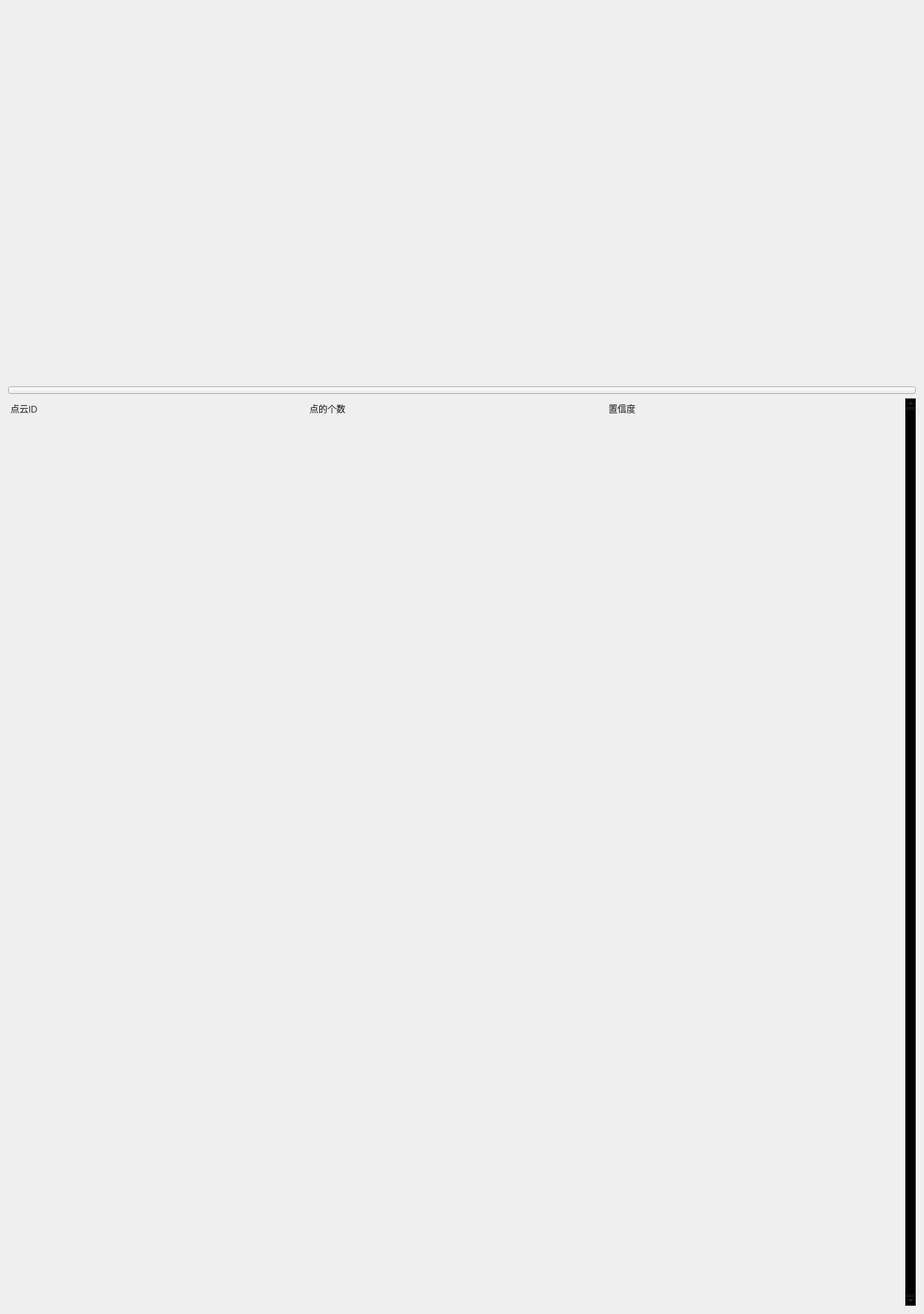
                     <widget class="QWidget" name="page_showpts">
                      <layout class="QVBoxLayout" name="verticalLayout_16">
                       <item>
                        <widget class="QWidget" name="widget_showpoints" native="true">
                         <property name="sizePolicy">
                          <sizepolicy hsizetype="Preferred" vsizetype="Preferred">
                           <horstretch>80</horstretch>
                           <verstretch>0</verstretch>
                          </sizepolicy>
                         </property>
                         <property name="minimumSize">
                          <size>
                           <width>800</width>
                           <height>500</height>
                          </size>
                         </property>
                         <property name="maximumSize">
                          <size>
                           <width>16777215</width>
                           <height>16777215</height>
                          </size>
                         </property>
                        </widget>
                       </item>
                       <item>
                        <widget class="QPushButton" name="btn_pointviewdown">
                         <property name="maximumSize">
                          <size>
                           <width>16777215</width>
                           <height>10</height>
                          </size>
                         </property>
                         <property name="text">
                          <string/>
                         </property>
                         <property name="icon">
                          <iconset resource="resources.qrc">
                           <normaloff>:/icons/images/icons/cil-arrow-bottom.png</normaloff>:/icons/images/icons/cil-arrow-bottom.png</iconset>
                         </property>
                        </widget>
                       </item>
                       <item>
                        <widget class="QTableWidget" name="tableWidget_fault">
                         <property name="sizePolicy">
                          <sizepolicy hsizetype="Expanding" vsizetype="Expanding">
                           <horstretch>0</horstretch>
                           <verstretch>0</verstretch>
                          </sizepolicy>
                         </property>
                         <property name="palette">
                          <palette>
                           <active>
                            <colorrole role="WindowText">
                             <brush brushstyle="SolidPattern">
                              <color alpha="255">
                               <red>51</red>
                               <green>51</green>
                               <blue>51</blue>
                              </color>
                             </brush>
                            </colorrole>
                            <colorrole role="Button">
                             <brush brushstyle="SolidPattern">
                              <color alpha="0">
                               <red>0</red>
                               <green>0</green>
                               <blue>0</blue>
                              </color>
                             </brush>
                            </colorrole>
                            <colorrole role="Text">
                             <brush brushstyle="SolidPattern">
                              <color alpha="255">
                               <red>51</red>
                               <green>51</green>
                               <blue>51</blue>
                              </color>
                             </brush>
                            </colorrole>
                            <colorrole role="ButtonText">
                             <brush brushstyle="SolidPattern">
                              <color alpha="255">
                               <red>51</red>
                               <green>51</green>
                               <blue>51</blue>
                              </color>
                             </brush>
                            </colorrole>
                            <colorrole role="Base">
                             <brush brushstyle="NoBrush">
                              <color alpha="255">
                               <red>0</red>
                               <green>0</green>
                               <blue>0</blue>
                              </color>
                             </brush>
                            </colorrole>
                            <colorrole role="Window">
                             <brush brushstyle="SolidPattern">
                              <color alpha="0">
                               <red>0</red>
                               <green>0</green>
                               <blue>0</blue>
                              </color>
                             </brush>
                            </colorrole>
                            <colorrole role="PlaceholderText">
                             <brush brushstyle="SolidPattern">
                              <color alpha="255">
                               <red>221</red>
                               <green>221</green>
                               <blue>221</blue>
                              </color>
                             </brush>
                            </colorrole>
                           </active>
                           <inactive>
                            <colorrole role="WindowText">
                             <brush brushstyle="SolidPattern">
                              <color alpha="255">
                               <red>51</red>
                               <green>51</green>
                               <blue>51</blue>
                              </color>
                             </brush>
                            </colorrole>
                            <colorrole role="Button">
                             <brush brushstyle="SolidPattern">
                              <color alpha="0">
                               <red>0</red>
                               <green>0</green>
                               <blue>0</blue>
                              </color>
                             </brush>
                            </colorrole>
                            <colorrole role="Text">
                             <brush brushstyle="SolidPattern">
                              <color alpha="255">
                               <red>51</red>
                               <green>51</green>
                               <blue>51</blue>
                              </color>
                             </brush>
                            </colorrole>
                            <colorrole role="ButtonText">
                             <brush brushstyle="SolidPattern">
                              <color alpha="255">
                               <red>51</red>
                               <green>51</green>
                               <blue>51</blue>
                              </color>
                             </brush>
                            </colorrole>
                            <colorrole role="Base">
                             <brush brushstyle="NoBrush">
                              <color alpha="255">
                               <red>0</red>
                               <green>0</green>
                               <blue>0</blue>
                              </color>
                             </brush>
                            </colorrole>
                            <colorrole role="Window">
                             <brush brushstyle="SolidPattern">
                              <color alpha="0">
                               <red>0</red>
                               <green>0</green>
                               <blue>0</blue>
                              </color>
                             </brush>
                            </colorrole>
                            <colorrole role="PlaceholderText">
                             <brush brushstyle="SolidPattern">
                              <color alpha="255">
                               <red>221</red>
                               <green>221</green>
                               <blue>221</blue>
                              </color>
                             </brush>
                            </colorrole>
                           </inactive>
                           <disabled>
                            <colorrole role="WindowText">
                             <brush brushstyle="SolidPattern">
                              <color alpha="255">
                               <red>51</red>
                               <green>51</green>
                               <blue>51</blue>
                              </color>
                             </brush>
                            </colorrole>
                            <colorrole role="Button">
                             <brush brushstyle="SolidPattern">
                              <color alpha="0">
                               <red>0</red>
                               <green>0</green>
                               <blue>0</blue>
                              </color>
                             </brush>
                            </colorrole>
                            <colorrole role="Text">
                             <brush brushstyle="SolidPattern">
                              <color alpha="255">
                               <red>51</red>
                               <green>51</green>
                               <blue>51</blue>
                              </color>
                             </brush>
                            </colorrole>
                            <colorrole role="ButtonText">
                             <brush brushstyle="SolidPattern">
                              <color alpha="255">
                               <red>51</red>
                               <green>51</green>
                               <blue>51</blue>
                              </color>
                             </brush>
                            </colorrole>
                            <colorrole role="Base">
                             <brush brushstyle="NoBrush">
                              <color alpha="255">
                               <red>0</red>
                               <green>0</green>
                               <blue>0</blue>
                              </color>
                             </brush>
                            </colorrole>
                            <colorrole role="Window">
                             <brush brushstyle="SolidPattern">
                              <color alpha="0">
                               <red>0</red>
                               <green>0</green>
                               <blue>0</blue>
                              </color>
                             </brush>
                            </colorrole>
                            <colorrole role="PlaceholderText">
                             <brush brushstyle="SolidPattern">
                              <color alpha="255">
                               <red>221</red>
                               <green>221</green>
                               <blue>221</blue>
                              </color>
                             </brush>
                            </colorrole>
                           </disabled>
                          </palette>
                         </property>
                         <property name="frameShape">
                          <enum>QFrame::NoFrame</enum>
                         </property>
                         <property name="verticalScrollBarPolicy">
                          <enum>Qt::ScrollBarAlwaysOn</enum>
                         </property>
                         <property name="sizeAdjustPolicy">
                          <enum>QAbstractScrollArea::AdjustToContents</enum>
                         </property>
                         <property name="editTriggers">
                          <set>QAbstractItemView::NoEditTriggers</set>
                         </property>
                         <property name="selectionMode">
                          <enum>QAbstractItemView::SingleSelection</enum>
                         </property>
                         <property name="selectionBehavior">
                          <enum>QAbstractItemView::SelectRows</enum>
                         </property>
                         <property name="showGrid">
                          <bool>true</bool>
                         </property>
                         <property name="gridStyle">
                          <enum>Qt::SolidLine</enum>
                         </property>
                         <property name="sortingEnabled">
                          <bool>false</bool>
                         </property>
                         <property name="rowCount">
                          <number>40</number>
                         </property>
                         <attribute name="horizontalHeaderVisible">
                          <bool>false</bool>
                         </attribute>
                         <attribute name="horizontalHeaderCascadingSectionResizes">
                          <bool>true</bool>
                         </attribute>
                         <attribute name="horizontalHeaderDefaultSectionSize">
                          <number>400</number>
                         </attribute>
                         <attribute name="horizontalHeaderStretchLastSection">
                          <bool>true</bool>
                         </attribute>
                         <attribute name="verticalHeaderVisible">
                          <bool>false</bool>
                         </attribute>
                         <attribute name="verticalHeaderCascadingSectionResizes">
                          <bool>false</bool>
                         </attribute>
                         <attribute name="verticalHeaderHighlightSections">
                          <bool>false</bool>
                         </attribute>
                         <attribute name="verticalHeaderStretchLastSection">
                          <bool>true</bool>
                         </attribute>
                         <row>
                          <property name="text">
                           <string>New Row</string>
                          </property>
                          <property name="font">
                           <font>
                            <family>Segoe UI</family>
                           </font>
                          </property>
                         </row>
                         <row>
                          <property name="text">
                           <string>New Row</string>
                          </property>
                         </row>
                         <row>
                          <property name="text">
                           <string>New Row</string>
                          </property>
                         </row>
                         <row>
                          <property name="text">
                           <string>新建行</string>
                          </property>
                         </row>
                         <row>
                          <property name="text">
                           <string>新建行</string>
                          </property>
                         </row>
                         <row>
                          <property name="text">
                           <string>新建行</string>
                          </property>
                         </row>
                         <row>
                          <property name="text">
                           <string>新建行</string>
                          </property>
                         </row>
                         <row>
                          <property name="text">
                           <string>新建行</string>
                          </property>
                         </row>
                         <row>
                          <property name="text">
                           <string>新建行</string>
                          </property>
                         </row>
                         <row>
                          <property name="text">
                           <string>新建行</string>
                          </property>
                         </row>
                         <row>
                          <property name="text">
                           <string>新建行</string>
                          </property>
                         </row>
                         <row>
                          <property name="text">
                           <string>新建行</string>
                          </property>
                         </row>
                         <row>
                          <property name="text">
                           <string>新建行</string>
                          </property>
                         </row>
                         <row>
                          <property name="text">
                           <string>新建行</string>
                          </property>
                         </row>
                         <row>
                          <property name="text">
                           <string>新建行</string>
                          </property>
                         </row>
                         <row>
                          <property name="text">
                           <string>新建行</string>
                          </property>
                         </row>
                         <row>
                          <property name="text">
                           <string>新建行</string>
                          </property>
                         </row>
                         <row>
                          <property name="text">
                           <string>新建行</string>
                          </property>
                         </row>
                         <row>
                          <property name="text">
                           <string>新建行</string>
                          </property>
                         </row>
                         <row>
                          <property name="text">
                           <string>新建行</string>
                          </property>
                         </row>
                         <row>
                          <property name="text">
                           <string>新建行</string>
                          </property>
                         </row>
                         <row>
                          <property name="text">
                           <string>新建行</string>
                          </property>
                         </row>
                         <row>
                          <property name="text">
                           <string>新建行</string>
                          </property>
                         </row>
                         <row>
                          <property name="text">
                           <string>新建行</string>
                          </property>
                         </row>
                         <row>
                          <property name="text">
                           <string>新建行</string>
                          </property>
                         </row>
                         <row>
                          <property name="text">
                           <string>新建行</string>
                          </property>
                         </row>
                         <row>
                          <property name="text">
                           <string>新建行</string>
                          </property>
                         </row>
                         <row>
                          <property name="text">
                           <string>新建行</string>
                          </property>
                         </row>
                         <row>
                          <property name="text">
                           <string>新建行</string>
                          </property>
                         </row>
                         <row>
                          <property name="text">
                           <string>新建行</string>
                          </property>
                         </row>
                         <row>
                          <property name="text">
                           <string>新建行</string>
                          </property>
                         </row>
                         <row>
                          <property name="text">
                           <string>新建行</string>
                          </property>
                         </row>
                         <row>
                          <property name="text">
                           <string>新建行</string>
                          </property>
                         </row>
                         <row>
                          <property name="text">
                           <string>新建行</string>
                          </property>
                         </row>
                         <row>
                          <property name="text">
                           <string>新建行</string>
                          </property>
                         </row>
                         <row>
                          <property name="text">
                           <string>新建行</string>
                          </property>
                         </row>
                         <row>
                          <property name="text">
                           <string>新建行</string>
                          </property>
                         </row>
                         <row>
                          <property name="text">
                           <string>新建行</string>
                          </property>
                         </row>
                         <row/>
                         <row/>
                         <column>
                          <property name="text">
                           <string>0</string>
                          </property>
                         </column>
                         <column>
                          <property name="text">
                           <string>1</string>
                          </property>
                         </column>
                         <column>
                          <property name="text">
                           <string>2</string>
                          </property>
                         </column>
                         <item row="0" column="0">
                          <property name="text">
                           <string>点云ID</string>
                          </property>
                         </item>
                         <item row="0" column="1">
                          <property name="text">
                           <string>点的个数</string>
                          </property>
                         </item>
                         <item row="0" column="2">
                          <property name="text">
                           <string>置信度</string>
                          </property>
                         </item>
                         <item row="1" column="0">
                          <property name="text">
                           <string/>
                          </property>
                         </item>
                         <item row="1" column="1">
                          <property name="text">
                           <string/>
                          </property>
                         </item>
                         <item row="1" column="2">
                          <property name="text">
                           <string/>
                          </property>
                         </item>
                         <item row="2" column="0">
                          <property name="text">
                           <string/>
                          </property>
                         </item>
                         <item row="2" column="1">
                          <property name="text">
                           <string/>
                          </property>
                         </item>
                         <item row="2" column="2">
                          <property name="text">
                           <string/>
                          </property>
                         </item>
                        </widget>
                       </item>
                      </layout>
                     </widget>
